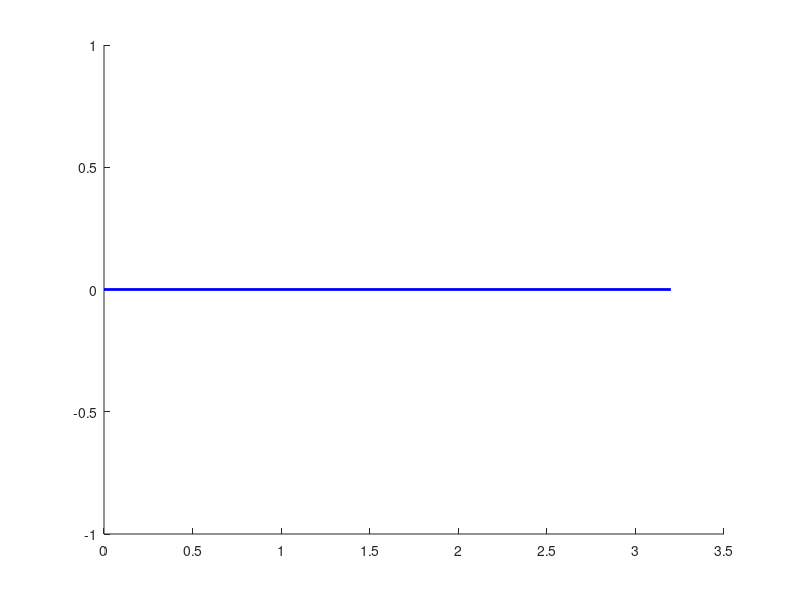

Write the MATLAB code that produced this figure. (Note: this script raises an error after producing the figure.)
clc; clear all;
L1=3.2;L2=20;L3=7.5;L0=5;L=20;
F_friction=5;
t=0:0.05:5;
ang_speed=2;
theta=ang_speed*t;
A=[0;0];
D=L0*[-3;1];
F=D+[-5;0];
B=L1*[cos(theta);sin(theta)];
alpha=atan(-1/3)+pi;
theta2=alpha-theta;
D_mag=5*sqrt(10);
E=sqrt((D_mag*cos(alpha)-L1*cos(theta)).^2+(D_mag*sin(alpha)-L1*sin(theta)).^2);
beta=acos((E.^2+L2^2-L3^2)./(2*E*L2));
gamma=-asin((D_mag*sin(alpha)-L1*sin(theta))./E)+pi;
omega=asin((L0-(L1*sin(theta)+L2*sin(gamma+beta)))/L3);
theta4 = pi - alpha + omega;
C=[(L1*cos(theta)+L2*cos(gamma+beta));(L1*sin(theta)+L2*sin(gamma+beta))];
delta=0.874553;
E=D+[(L*cos(omega+delta));(L*sin(omega+delta))];
G=E+[-5;0];
E_up=D+[(L*cos(omega+delta));(L*sin(omega+delta))+10];
E_down=D+[(L*cos(omega+delta));(L*sin(omega+delta))-10];
E_x=E(1,:);
E_y=E(2,:);
E_vx=diff(E_x)./diff(t);
E_vy=diff(E_y)./diff(t);
E_v=sqrt(E_vx.^2+E_vy.^2);
A_torque=(F_friction/ang_speed)*E_v;

Jacob = (L1/L3)*( (L3*sin(theta2-theta4) + D_mag*sin(theta2)) ./ (L1*sin(theta2-theta4) + D_mag*sin(theta4)) );
J_theta2 = (D_mag*L1*sin(theta4)/L3).*( (D_mag*cos(theta2) + L3*cos(theta2-theta4) - L1) ./ ((L1*sin(theta2-theta4) + D_mag*sin(theta4)).^2) );
J_theta4 = (D_mag*L1*sin(theta2)/L3).*( (D_mag*cos(theta4) + L1*cos(theta2-theta4) - L3) ./ ((L1*sin(theta2-theta4) + D_mag*sin(theta4)).^2) );
ang_acc_D = (ang_speed^2) * (J_theta2 + Jacob .* J_theta4);

for i=1:length(t)
    ani=subplot(1,1,1);
    L1_bar=line([A(1) B(1,i)],[A(2) B(2,i)], 'Color', 'blue', 'linewidth', 2);
    L2_bar=line([B(1,i) C(1,i)],[B(2,i) C(2,i)], 'Color', [0.5 0 0.5 0.8], 'linewidth', 2);
    L3_bar=line([C(1,i) D(1)],[C(2,i) D(2)], 'Color', 'c', 'linewidth', 2);
    L_bar_fixed=line([E_down(1,i) E_up(1,i)],[E_down(2,i) E_up(2,i)], 'Color', [0.8 1 0 0.25], 'linewidth', 5);
    L_bar=line([E_down(1,i) E_up(1,i)],[E_down(2,i) E_up(2,i)], 'Color', [0.4940 0.1840 0.5560], 'linewidth', 2);
    L4_bar=line([D(1) E(1,i)],[D(2) E(2,i)], 'Color', 'c', 'linewidth', 2);
    L5_bar=line([F(1) G(1,i)],[F(2) G(2,i)], 'Color', [1 0 1], 'linewidth', 2);
    L6_bar=line([G(1,i) E(1,i)],[G(2,i) E(2,i)], 'Color', [0.4940 0.1840 0.5560], 'linewidth', 2);
    A_circle=viscircles(A',0.15);
    B_circle=viscircles(B(:,i)',0.15);
    C_circle=viscircles(C(:,i)',0.15);
    D_circle=viscircles(D',0.15);
    E_circle=viscircles(E(:,i)',0.15);
    F_circle=viscircles(F',0.15);
    G_circle=viscircles(G(:,i)',0.15);
    axis(ani,'equal');
    set(gca,'XLim',[-35 5],'YLim',[-5 35]);
    str1='E';
    str2=['Time elapsed:' num2str(t(i)) ' s'];
    time=text(-2,6,str2);
    pause(0.000005);
    if i<length(t)
        delete(A_circle);
        delete(B_circle);
        delete(C_circle);
        delete(D_circle);
        delete(E_circle);
        delete(F_circle);
        delete(G_circle);
        delete(L1_bar);
        delete(L2_bar);
        delete(L3_bar);
        delete(L4_bar);
        delete(L_bar);
        delete(L5_bar);
        delete(L6_bar);
        delete(time);
        
    end
    
end
i=i-1;
figure;
vel=subplot(3,1,1); 
plot(vel,t(1:i),E_v(1:i));
set(vel,'XLim',[0 5],'YLim',[0 40]);
xlabel(vel, 'Time (s)');
ylabel(vel,'Amplitude (m/s)');
title(vel,'Speed of E');
grid on;

        acc = subplot(3,1,2);
        plot(acc,t(1:i),ang_acc_D(1:i));
        set(acc,'XLim',[0 5],'YLim',[-40 40]);
        xlabel(acc, 'Time (s)');
        ylabel(acc, 'Angular Accelaration (rad/s)');
        title(acc, 'Angular Accelaration (Input Angular Acc. = 0)');
        grid on;
        
torque=subplot(3,1,3);
plot(torque,t(1:i),A_torque(1:i));
set(torque,'XLim',[0 5],'YLim',[0 100]);
xlabel(torque, 'Time (s)');
ylabel(torque,'Torque (N-s)');
title(torque,'Torque Required at Crank A');
grid on;